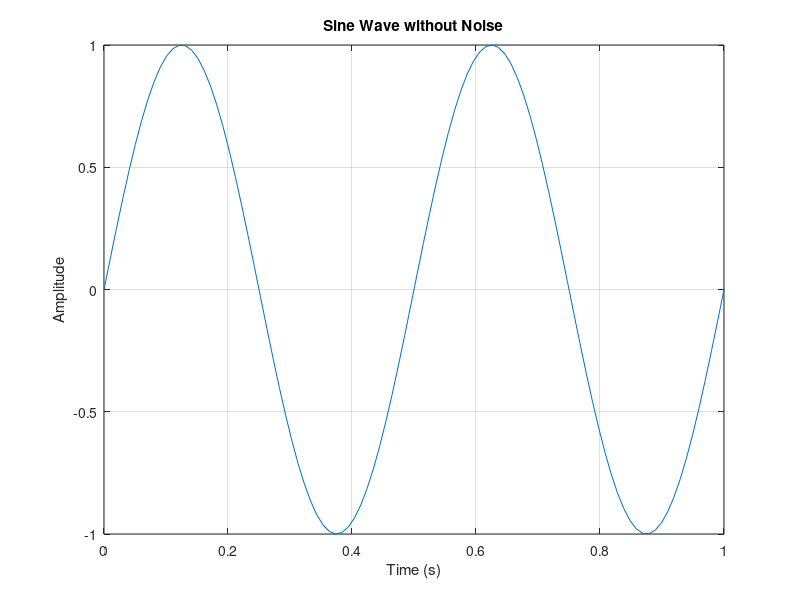
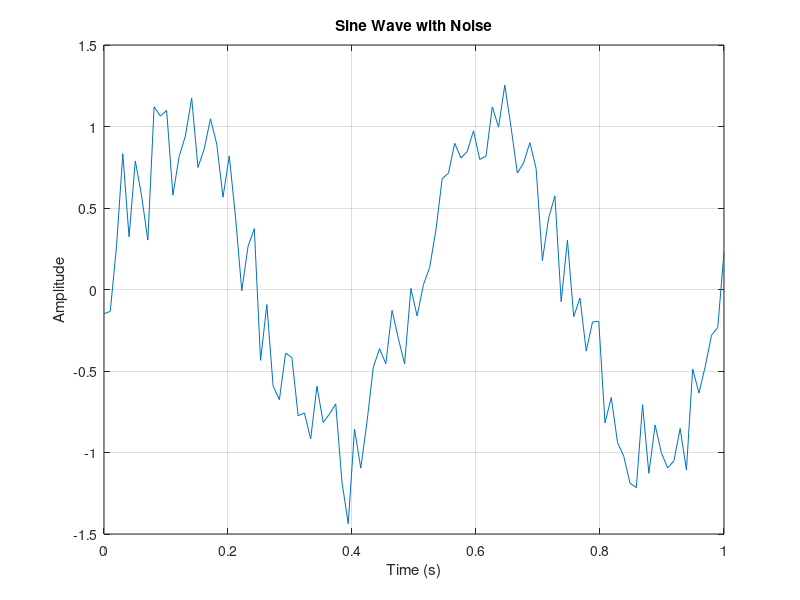
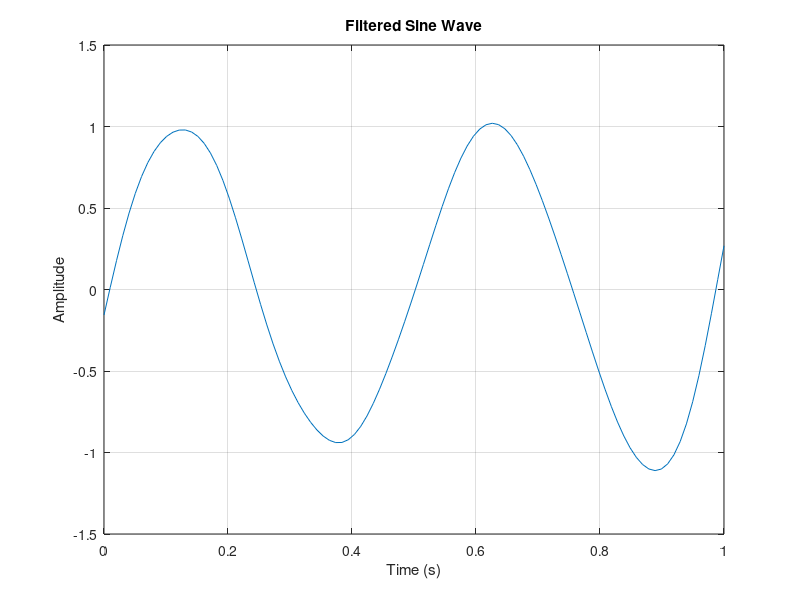
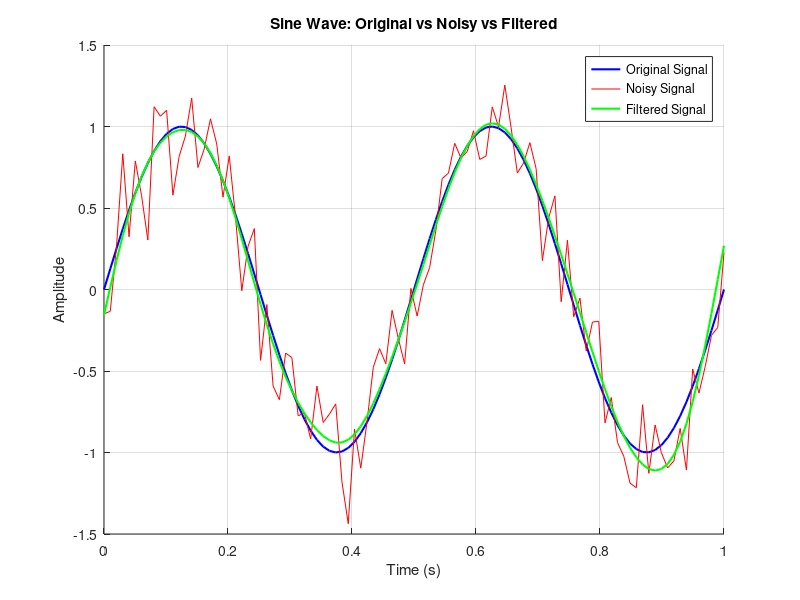

The MATLAB script that drew these images, in order:
% Reference:
% https://www.mathworks.com/matlabcentral/answers/456746-adding-noise-to-a-sine-wave-signal-and-filtering-that-noise
%% NO Noise
% Generate a sine wave signal without noise
frequency = 2; % Frequency of the sine wave (in Hz)
amplitude = 1; % Amplitude of the sine wave
sampling_rate = 100; % Number of samples per second
duration = 1; % Duration of the signal (in seconds)
t = linspace(0, duration, sampling_rate * duration);
signal = amplitude * sin(2 * pi * frequency * t);
% Plot the sine wave without noise
figure;
plot(t, signal);
xlabel('Time (s)');
ylabel('Amplitude');
title('Sine Wave without Noise');
grid on;

%% With Noise
% Generate random noise
noise_amplitude = 0.2; % Amplitude of the noise
noise = noise_amplitude * randn(size(t));
% Add noise to the signal
noisy_signal = signal + noise;
% Plot the sine wave with noise
figure;
plot(t, noisy_signal);
xlabel('Time (s)');
ylabel('Amplitude');
title('Sine Wave with Noise');
grid on;

%% Filter out Noise
% Apply low-pass filter to remove noise
cutoff_frequency = 6; % Cut-off frequency of the low-pass filter
normalized_cutoff = cutoff_frequency / (sampling_rate / 2);
[b, a] = butter(4, normalized_cutoff, 'low');
filtered_signal = filtfilt(b, a, noisy_signal);

% Plot the filtered signal
figure;
plot(t, filtered_signal);
xlabel('Time (s)');
ylabel('Amplitude');
title('Filtered Sine Wave');
grid on;

%% Plot ALL on same figure
figure;
hold on;
plot(t, signal, 'b', 'LineWidth', 1.5);
plot(t, noisy_signal, 'r');
plot(t, filtered_signal, 'g', 'LineWidth', 1.5);

xlabel('Time (s)');
ylabel('Amplitude');
title('Sine Wave: Original vs Noisy vs Filtered');
legend('Original Signal', 'Noisy Signal', 'Filtered Signal');
grid on;
